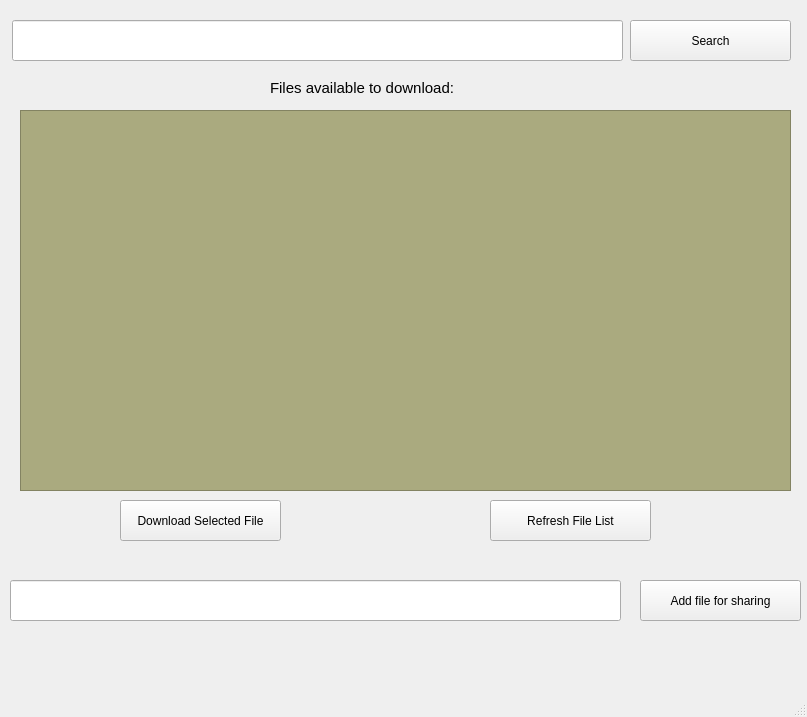
<?xml version="1.0" encoding="UTF-8"?>
<ui version="4.0">
 <class>MainWindow</class>
 <widget class="QMainWindow" name="MainWindow">
  <property name="geometry">
   <rect>
    <x>0</x>
    <y>0</y>
    <width>807</width>
    <height>717</height>
   </rect>
  </property>
  <property name="windowTitle">
   <string>P2P FileShare</string>
  </property>
  <widget class="QWidget" name="centralwidget">
   <widget class="QPushButton" name="btn_Search">
    <property name="geometry">
     <rect>
      <x>630</x>
      <y>20</y>
      <width>161</width>
      <height>41</height>
     </rect>
    </property>
    <property name="toolTip">
     <string>Search</string>
    </property>
    <property name="text">
     <string>Search</string>
    </property>
   </widget>
   <widget class="QLineEdit" name="tb_Search">
    <property name="geometry">
     <rect>
      <x>12</x>
      <y>20</y>
      <width>611</width>
      <height>41</height>
     </rect>
    </property>
    <property name="toolTip">
     <string>Search for files on the network</string>
    </property>
   </widget>
   <widget class="QListWidget" name="listView_files">
    <property name="geometry">
     <rect>
      <x>20</x>
      <y>110</y>
      <width>771</width>
      <height>381</height>
     </rect>
    </property>
    <property name="sizePolicy">
     <sizepolicy hsizetype="Fixed" vsizetype="Fixed">
      <horstretch>0</horstretch>
      <verstretch>0</verstretch>
     </sizepolicy>
    </property>
    <property name="minimumSize">
     <size>
      <width>771</width>
      <height>0</height>
     </size>
    </property>
    <property name="styleSheet">
     <string notr="true">background-color: rgb(170, 170, 127);
selection-color: rgb(170, 170, 0);</string>
    </property>
   </widget>
   <widget class="QLabel" name="label">
    <property name="geometry">
     <rect>
      <x>270</x>
      <y>80</y>
      <width>261</width>
      <height>16</height>
     </rect>
    </property>
    <property name="font">
     <font>
      <family>Arial</family>
      <pointsize>11</pointsize>
     </font>
    </property>
    <property name="text">
     <string>Files available to download:</string>
    </property>
   </widget>
   <widget class="QPushButton" name="btn_download">
    <property name="geometry">
     <rect>
      <x>120</x>
      <y>500</y>
      <width>161</width>
      <height>41</height>
     </rect>
    </property>
    <property name="toolTip">
     <string>Search</string>
    </property>
    <property name="text">
     <string>Download Selected File</string>
    </property>
   </widget>
   <widget class="QPushButton" name="btn_addFile">
    <property name="geometry">
     <rect>
      <x>640</x>
      <y>580</y>
      <width>161</width>
      <height>41</height>
     </rect>
    </property>
    <property name="toolTip">
     <string>Search</string>
    </property>
    <property name="text">
     <string>Add file for sharing</string>
    </property>
   </widget>
   <widget class="QLineEdit" name="tb_addFile">
    <property name="geometry">
     <rect>
      <x>10</x>
      <y>580</y>
      <width>611</width>
      <height>41</height>
     </rect>
    </property>
    <property name="toolTip">
     <string>Search for files on the network</string>
    </property>
   </widget>
   <widget class="QPushButton" name="btn_download_3">
    <property name="geometry">
     <rect>
      <x>618</x>
      <y>1140</y>
      <width>161</width>
      <height>41</height>
     </rect>
    </property>
    <property name="toolTip">
     <string>Search</string>
    </property>
    <property name="text">
     <string>Add file for sharing</string>
    </property>
   </widget>
   <widget class="QPushButton" name="btn_refresh">
    <property name="geometry">
     <rect>
      <x>490</x>
      <y>500</y>
      <width>161</width>
      <height>41</height>
     </rect>
    </property>
    <property name="toolTip">
     <string>Search</string>
    </property>
    <property name="text">
     <string>Refresh File List</string>
    </property>
   </widget>
  </widget>
  <widget class="QMenuBar" name="menubar">
   <property name="geometry">
    <rect>
     <x>0</x>
     <y>0</y>
     <width>807</width>
     <height>26</height>
    </rect>
   </property>
  </widget>
  <widget class="QStatusBar" name="statusbar"/>
 </widget>
 <resources/>
 <connections/>
</ui>
